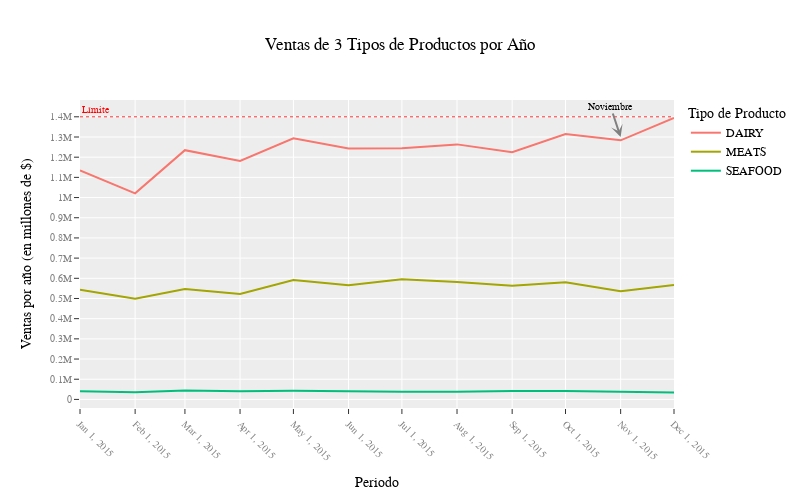

Notebook source saved alongside this figure:
### Code cell
import plotly.express as px


fig = px.line(
    df,
    width=800, 
    height=500,
    template='ggplot2',
    title='Ventas de 3 Tipos de Productos por Año', 
    labels={
        "fecha": "Periodo",
        "value": "Ventas por año (en millones de $)",
        "variable": "Tipo de Producto"
    }
)

fig.update_layout( 
    font_family="Rockwell",
    font_color="black"
)

fig.update_xaxes(
    tickangle=45,
    tickmode='array',
    tickvals=df.index.values,
    tickfont={
        'color': 'grey',
        'size': 10
    }
)

fig.update_yaxes(
    tickfont={
        'color': 'grey',
        'size': 10
    }
)

fig.update_yaxes(
    nticks=20
)

# Anotaciones en Plotly
# https://plotly.com/python/text-and-annotations/#styling-and-coloring-annotations
fig.add_annotation(
    x='2015-11', # Debido a que este es el valor original
    y=1300000,
    text="Noviembre",
    showarrow=True,
    arrowhead=3, # Tipos de flecha: numero del 0 al 8
    arrowsize=1, # Tamaño de la cabeza de la flecha
    arrowwidth=2, # Ancho de la flecha en pixeles
    arrowcolor="grey",
    opacity=1,
    font={
        'family': "Arial",
        'size': 10,
        'color': "black"
    }
)

# Marcas en Plotly
# https://plotly.com/python/horizontal-vertical-shapes/#adding-text-annotations
fig.add_hline(
    y=1400000, 
    line_dash="dot",
    annotation_text="Límite", # Puedo incluir al mismo tiempo una anotación
    annotation_position="top left", # "top left", "top right", "bottom left", "bottom", "top"
    annotation_font_size=10,
    annotation_font_color="red",
    opacity=0.8,
    line_width=1,
    line_color='red',
)

fig.show()

### Figure 1 — Plotly figure (JSON) as saved in the notebook; plotly's stock layout.template omitted (floating-point values rounded to 4 significant figures)
{"data": [{"hovertemplate": "Tipo de Producto=DAIRY<br>Periodo=%{x}<br>Ventas por año (en millones de $)=%{y}<extra></extra>", "legendgroup": "DAIRY", "line": {"color": "#F8766D", "dash": "solid"}, "marker": {"symbol": "circle"}, "mode": "lines", "name": "DAIRY", "orientation": "v", "showlegend": true, "x": ["2015-01", "2015-02", "2015-03", "2015-04", "2015-05", "2015-06", "2015-07", "2015-08", "2015-09", "2015-10", "2015-11", "2015-12"], "xaxis": "x", "y": [1134521, 1020747, 1234851, 1181180, 1293308, 1243588, 1244815, 1263428, 1224619, 1314827, 1283672, 1394582], "yaxis": "y", "type": "scatter"}, {"hovertemplate": "Tipo de Producto=MEATS<br>Periodo=%{x}<br>Ventas por año (en millones de $)=%{y}<extra></extra>", "legendgroup": "MEATS", "line": {"color": "#A3A500", "dash": "solid"}, "marker": {"symbol": "circle"}, "mode": "lines", "name": "MEATS", "orientation": "v", "showlegend": true, "x": ["2015-01", "2015-02", "2015-03", "2015-04", "2015-05", "2015-06", "2015-07", "2015-08", "2015-09", "2015-10", "2015-11", "2015-12"], "xaxis": "x", "y": [543100.0, 498700.0, 546500.0, 522300.0, 591700.0, 565000.0, 594900.0, 581200.0, 562700.0, 580800.0, 535900.0, 567400.0], "yaxis": "y", "type": "scatter"}, {"hovertemplate": "Tipo de Producto=SEAFOOD<br>Periodo=%{x}<br>Ventas por año (en millones de $)=%{y}<extra></extra>", "legendgroup": "SEAFOOD", "line": {"color": "#00BF7D", "dash": "solid"}, "marker": {"symbol": "circle"}, "mode": "lines", "name": "SEAFOOD", "orientation": "v", "showlegend": true, "x": ["2015-01", "2015-02", "2015-03", "2015-04", "2015-05", "2015-06", "2015-07", "2015-08", "2015-09", "2015-10", "2015-11", "2015-12"], "xaxis": "x", "y": [40470.0, 36070.0, 43810.0, 39980.0, 42510.0, 38780.0, 38540.0, 37770.0, 41910.0, 41420.0, 38820.0, 33730.0], "yaxis": "y", "type": "scatter"}], "layout": {"xaxis": {"anchor": "y", "domain": [0, 1], "title": {"text": "Periodo"}, "tickfont": {"color": "grey", "size": 10}, "tickangle": 45, "tickmode": "array", "tickvals": ["2015-01", "2015-02", "2015-03", "2015-04", "2015-05", "2015-06", "2015-07", "2015-08", "2015-09", "2015-10", "2015-11", "2015-12"]}, "yaxis": {"anchor": "x", "domain": [0, 1], "title": {"text": "Ventas por año (en millones de $)"}, "tickfont": {"color": "grey", "size": 10}, "nticks": 20}, "legend": {"title": {"text": "Tipo de Producto"}, "tracegroupgap": 0}, "title": {"text": "Ventas de 3 Tipos de Productos por Año"}, "height": 500, "width": 800, "font": {"family": "Rockwell", "color": "black"}, "annotations": [{"arrowcolor": "grey", "arrowhead": 3, "arrowsize": 1, "arrowwidth": 2, "font": {"color": "black", "family": "Arial", "size": 10}, "opacity": 1, "showarrow": true, "text": "Noviembre", "x": "2015-11", "y": 1300000}, {"font": {"color": "red", "size": 10}, "showarrow": false, "text": "Límite", "x": 0, "xanchor": "left", "xref": "x domain", "y": 1400000, "yanchor": "bottom", "yref": "y"}], "shapes": [{"line": {"color": "red", "dash": "dot", "width": 1}, "opacity": 0.8, "type": "line", "x0": 0, "x1": 1, "xref": "x domain", "y0": 1400000, "y1": 1400000, "yref": "y"}]}}
